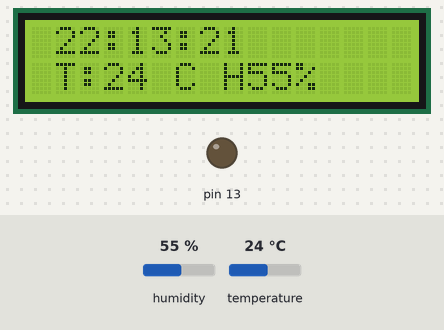
This sketch was run on a simulated Arduino Uno, built with avr-gcc and run on an emulated ATmega328P. Shown: 16×2 character LCD, output pins drawn as LEDs (lit = HIGH). Inputs (shaded band) come from the test bench; at power-on: humidity 55 %, temperature 24 °C. The local clock reads 2024-03-15 10:24:30 at power-on unless the sketch sets it.

Above: at 1.2 s.
1.3 s: humidity set to 69 %
At 2.7 s:
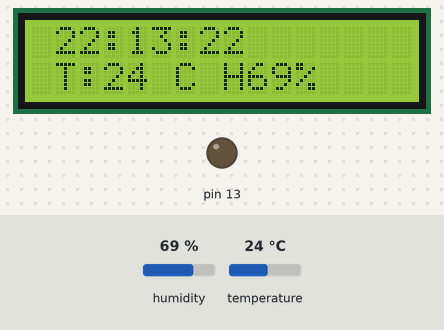
4.6 s: humidity set to 72 %
At 5.7 s:
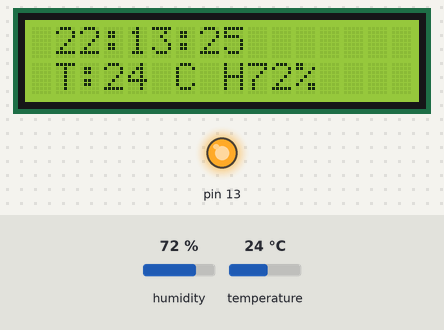
8.7 s: temperature set to 12 °C
At 10.1 s:
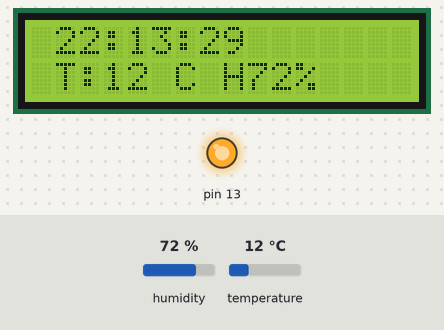
11.8 s: temperature set to 19 °C
At 13.2 s:
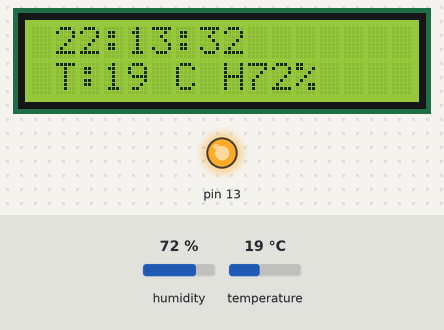
Timing chart, 0 to 14.8 s (numbered marks = the images above; inputs shaded):
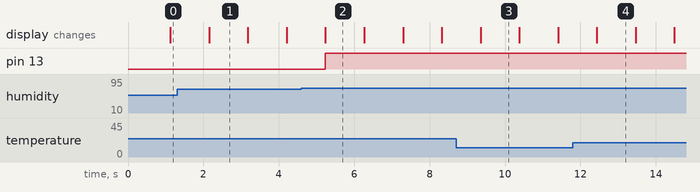

The sketch:

LCD_MSG_RTC.ino
```cpp
#include <LiquidCrystal.h>
#include <Wire.h>
#include <SimpleDHT.h>
#include "RTClib.h"

SimpleDHT11 dht11; // Hum Temp Sensor
const int rs=12, en=11, d4=5, d5=4, d6=3, d7=2;
LiquidCrystal lcd(rs, en, d4, d5, d6, d7);
RTC_DS1307 rtc;

void setup() {
  pinMode(13,OUTPUT);
  lcd.begin(16,2);
  //lcd.print("Time & Weather");

  Serial.begin(9600);
  if(!rtc.begin()){
    lcd.print("RTC Error!");
    return;
    }
  if(DateTime(F(__DATE__),F(__TIME__))!= rtc.now()){
    rtc.adjust(DateTime(F(__DATE__),F(__TIME__)));
    }

}

void loop() {
 byte temp = 0;
 byte hum = 0;
 int err = SimpleDHTErrSuccess;
 if((err = dht11.read(6,&temp,&hum,NULL))!=SimpleDHTErrSuccess){
  lcd.setCursor(0,9);
  //lcd.print("DHT11 Error!");
  Serial.println(err);
  delay(1000);
  return;
  }

 DateTime now = rtc.now();
 lcd.setCursor(1,0);


  //lcd.print(now.year(),DEC);
  //lcd.print("/");
  //lcd.print(pad(now.month()));
  //lcd.print("/");
  //lcd.print(pad(now.day()));
  //lcd.print("/");
  lcd.print(pad(now.hour()));
  lcd.print(":");
  lcd.print(pad(now.minute()));
  lcd.print(":");
  lcd.print(pad(now.second()));
  lcd.setCursor(0,9);
  lcd.print(" T:");
  lcd.print((int)temp);
  lcd.print(" C");
  lcd.print(" H");
  lcd.print((int)hum);
  lcd.print("%");
  if((int)hum > 70){
  digitalWrite(13,HIGH);
  }else{
    digitalWrite(13,LOW);
    }
 delay(1000);

}

//memory allocation of 5 byte
char *res = malloc(5);

String pad(int n){
  sprintf(res, "%02d", n);
  // "%02d" format the value of a sting with lenght 1 in a 2 char string
  return String(res);
  }
```

Measured:
- the behaviour switches between 70 and 71 % on humidity (found by bisection; images 1 and 2)
- after the input at 4.6 s, pin 13: LOW → HIGH after 0.64 s
- what the display in image 1 shows lasts 1.0 s, from 2.2 s to 3.2 s
